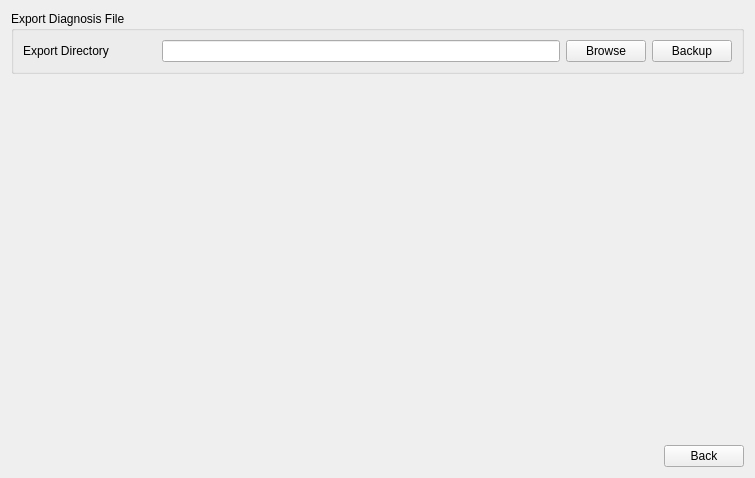
<?xml version="1.0" encoding="UTF-8"?>
<ui version="4.0">
 <class>TabMaintenanceDiagnosis</class>
 <widget class="QWidget" name="TabMaintenanceDiagnosis">
  <property name="geometry">
   <rect>
    <x>0</x>
    <y>0</y>
    <width>755</width>
    <height>478</height>
   </rect>
  </property>
  <property name="windowTitle">
   <string>Form</string>
  </property>
  <layout class="QVBoxLayout" name="verticalLayout">
   <item>
    <widget class="QGroupBox" name="groupBoxExportDiagnosis">
     <property name="title">
      <string>Export Diagnosis File</string>
     </property>
     <property name="flat">
      <bool>true</bool>
     </property>
     <layout class="QHBoxLayout" name="horizontalLayout_2">
      <item>
       <widget class="QLabel" name="labelExportDirectory">
        <property name="sizePolicy">
         <sizepolicy hsizetype="Preferred" vsizetype="Preferred">
          <horstretch>1</horstretch>
          <verstretch>0</verstretch>
         </sizepolicy>
        </property>
        <property name="text">
         <string>Export Directory</string>
        </property>
       </widget>
      </item>
      <item>
       <widget class="MyLineEdit" name="myLineEditPath">
        <property name="sizePolicy">
         <sizepolicy hsizetype="Expanding" vsizetype="Fixed">
          <horstretch>3</horstretch>
          <verstretch>0</verstretch>
         </sizepolicy>
        </property>
        <property name="readOnly">
         <bool>true</bool>
        </property>
       </widget>
      </item>
      <item>
       <widget class="MyPushButton" name="myPushButtonBrowse">
        <property name="text">
         <string>Browse</string>
        </property>
       </widget>
      </item>
      <item>
       <widget class="MyPushButton" name="myPushButtonBackup">
        <property name="text">
         <string>Backup</string>
        </property>
       </widget>
      </item>
     </layout>
    </widget>
   </item>
   <item>
    <spacer name="verticalSpacer">
     <property name="orientation">
      <enum>Qt::Vertical</enum>
     </property>
     <property name="sizeHint" stdset="0">
      <size>
       <width>20</width>
       <height>353</height>
      </size>
     </property>
    </spacer>
   </item>
   <item>
    <layout class="QHBoxLayout" name="horizontalLayout">
     <item>
      <spacer name="horizontalSpacer">
       <property name="orientation">
        <enum>Qt::Horizontal</enum>
       </property>
       <property name="sizeHint" stdset="0">
        <size>
         <width>40</width>
         <height>20</height>
        </size>
       </property>
      </spacer>
     </item>
     <item>
      <widget class="MyPushButton" name="myPushButtonBack">
       <property name="text">
        <string>Back</string>
       </property>
      </widget>
     </item>
    </layout>
   </item>
  </layout>
 </widget>
 <customwidgets>
  <customwidget>
   <class>MyPushButton</class>
   <extends>QPushButton</extends>
   <header>mypushbutton.h</header>
  </customwidget>
  <customwidget>
   <class>MyLineEdit</class>
   <extends>QLineEdit</extends>
   <header>mylineedit.h</header>
  </customwidget>
 </customwidgets>
 <resources/>
 <connections/>
</ui>
